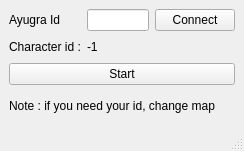
<?xml version="1.0" encoding="UTF-8"?>
<ui version="4.0">
 <class>MainWindow</class>
 <widget class="QMainWindow" name="MainWindow">
  <property name="geometry">
   <rect>
    <x>0</x>
    <y>0</y>
    <width>244</width>
    <height>151</height>
   </rect>
  </property>
  <property name="windowTitle">
   <string>MainWindow</string>
  </property>
  <widget class="QWidget" name="centralwidget">
   <layout class="QGridLayout" name="gridLayout">
    <item row="2" column="1">
     <widget class="QLabel" name="L_CHAR_ID">
      <property name="maximumSize">
       <size>
        <width>16777215</width>
        <height>20</height>
       </size>
      </property>
      <property name="text">
       <string>-1</string>
      </property>
     </widget>
    </item>
    <item row="2" column="0">
     <widget class="QLabel" name="label_2">
      <property name="maximumSize">
       <size>
        <width>16777215</width>
        <height>20</height>
       </size>
      </property>
      <property name="text">
       <string>Character id :</string>
      </property>
     </widget>
    </item>
    <item row="0" column="0">
     <widget class="QLabel" name="label">
      <property name="text">
       <string>Ayugra Id</string>
      </property>
     </widget>
    </item>
    <item row="3" column="0" colspan="3">
     <widget class="QPushButton" name="PB_START">
      <property name="text">
       <string>Start</string>
      </property>
     </widget>
    </item>
    <item row="0" column="2">
     <widget class="QPushButton" name="PB_CONNECT">
      <property name="text">
       <string>Connect</string>
      </property>
     </widget>
    </item>
    <item row="0" column="1">
     <widget class="QLineEdit" name="LE_ID"/>
    </item>
    <item row="4" column="0" colspan="3">
     <widget class="QLabel" name="label_3">
      <property name="text">
       <string>Note : if you need your id, change map</string>
      </property>
     </widget>
    </item>
   </layout>
  </widget>
  <widget class="QMenuBar" name="menubar">
   <property name="geometry">
    <rect>
     <x>0</x>
     <y>0</y>
     <width>244</width>
     <height>21</height>
    </rect>
   </property>
  </widget>
  <widget class="QStatusBar" name="statusbar"/>
 </widget>
 <resources/>
 <connections/>
</ui>
